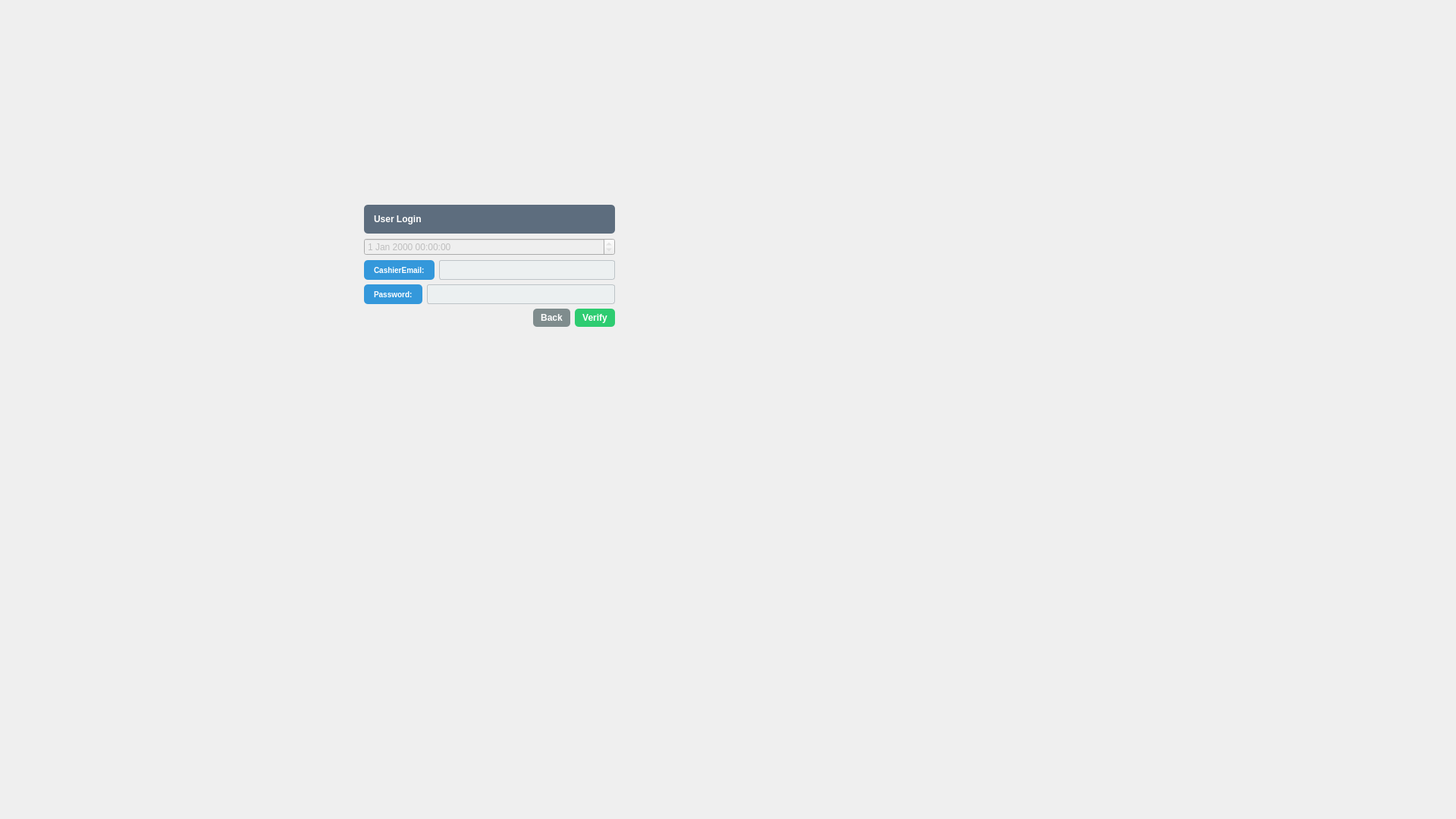
<?xml version="1.0" encoding="UTF-8"?>
<ui version="4.0">
 <class>UserLogin</class>
 <widget class="QDialog" name="UserLogin">
  <property name="geometry">
   <rect>
    <x>0</x>
    <y>0</y>
    <width>1920</width>
    <height>1080</height>
   </rect>
  </property>
  <property name="sizePolicy">
   <sizepolicy hsizetype="Expanding" vsizetype="Expanding">
    <horstretch>0</horstretch>
    <verstretch>0</verstretch>
   </sizepolicy>
  </property>
  <property name="minimumSize">
   <size>
    <width>300</width>
    <height>300</height>
   </size>
  </property>
  <property name="maximumSize">
   <size>
    <width>1920</width>
    <height>1080</height>
   </size>
  </property>
  <property name="windowTitle">
   <string>Dialog</string>
  </property>
  <property name="styleSheet">
   <string notr="true">background: qlineargradient(spread:pad, x1:0, y1:0, x2:1, y2:1,
                            stop:0 #e3f2fd, stop:1 #bbdefb);
</string>
  </property>
  <widget class="QWidget" name="layoutWidget">
   <property name="geometry">
    <rect>
     <x>480</x>
     <y>270</y>
     <width>331</width>
     <height>161</height>
    </rect>
   </property>
   <layout class="QVBoxLayout" name="verticalLayout">
    <item>
     <widget class="QLabel" name="label">
      <property name="styleSheet">
       <string notr="true">

QLabel {
background-color:#5D6D7E;  /* Medium gray */
color: white;

    border-radius: 5px;
    padding: 5px 10px;
font-size: 12px;
    font-weight: bold;
}
</string>
      </property>
      <property name="text">
       <string>User Login</string>
      </property>
     </widget>
    </item>
    <item>
     <widget class="QDateTimeEdit" name="dateTimeEdit">
      <property name="enabled">
       <bool>false</bool>
      </property>
      <property name="readOnly">
       <bool>true</bool>
      </property>
      <property name="keyboardTracking">
       <bool>true</bool>
      </property>
     </widget>
    </item>
    <item>
     <layout class="QHBoxLayout" name="horizontalLayout_3">
      <item>
       <widget class="QLabel" name="label_2_loginuseremail">
        <property name="styleSheet">
         <string notr="true">
QLabel {
background-color: #3498DB;  /* Medium gray */
color: white;

    border-radius: 5px;
    padding: 5px 10px;
font-size: 10px;
    font-weight: bold;
}
</string>
        </property>
        <property name="text">
         <string>CashierEmail:</string>
        </property>
       </widget>
      </item>
      <item>
       <widget class="QLineEdit" name="lineEdit">
        <property name="styleSheet">
         <string notr="true">QLineEdit {
    background-color: #ECF0F1;
    color: #2C3E50;
    border: 1px solid #BDC3C7;
    border-radius: 3px;
    padding: 2px 4px;
    font-size: 12px;
    min-height: 20px; /* reduce height */
}

QLineEdit:focus {
    border: 1px solid #3498DB;
    background-color: #FFFFFF;
}

QLineEdit::placeholder {
    color: #95A5A6;
    font-style: italic;
}
</string>
        </property>
       </widget>
      </item>
     </layout>
    </item>
    <item>
     <layout class="QHBoxLayout" name="horizontalLayout_2">
      <item>
       <widget class="QLabel" name="label_3_loginuserpassword">
        <property name="styleSheet">
         <string notr="true">
QLabel {
background-color: #3498DB;  /* Medium gray */
color: white;

    border-radius: 5px;
    padding: 5px 10px;
font-size: 10px;
    font-weight: bold;
}
</string>
        </property>
        <property name="text">
         <string>Password:</string>
        </property>
       </widget>
      </item>
      <item>
       <widget class="QLineEdit" name="lineEdit_2">
        <property name="styleSheet">
         <string notr="true">QLineEdit {
    background-color: #ECF0F1;
    color: #2C3E50;
    border: 1px solid #BDC3C7;
    border-radius: 3px;
    padding: 2px 4px;
    font-size: 12px;
    min-height: 20px; /* reduce height */
}

QLineEdit:focus {
    border: 1px solid #3498DB;
    background-color: #FFFFFF;
}

QLineEdit::placeholder {
    color: #95A5A6;
    font-style: italic;
}
</string>
        </property>
        <property name="echoMode">
         <enum>QLineEdit::EchoMode::Password</enum>
        </property>
       </widget>
      </item>
     </layout>
    </item>
    <item>
     <layout class="QHBoxLayout" name="horizontalLayout">
      <item>
       <spacer name="horizontalSpacer">
        <property name="orientation">
         <enum>Qt::Orientation::Horizontal</enum>
        </property>
        <property name="sizeHint" stdset="0">
         <size>
          <width>40</width>
          <height>20</height>
         </size>
        </property>
       </spacer>
      </item>
      <item>
       <widget class="QPushButton" name="pushButton_signinback_2">
        <property name="styleSheet">
         <string notr="true">QPushButton {
background-color: #7F8C8D;  /* Medium gray */
color: white;
 font-weight: bold;
    border-radius: 5px;
    padding: 5px 10px;
}

QPushButton:hover {
background-color: #626567;  /* Darker gray */

}
</string>
        </property>
        <property name="text">
         <string>Back</string>
        </property>
        <property name="icon">
         <iconset theme="QIcon::ThemeIcon::GoPrevious"/>
        </property>
        <property name="iconSize">
         <size>
          <width>14</width>
          <height>14</height>
         </size>
        </property>
        <property name="autoDefault">
         <bool>false</bool>
        </property>
       </widget>
      </item>
      <item>
       <widget class="QPushButton" name="pushButton">
        <property name="styleSheet">
         <string notr="true">QPushButton {
 background-color: #27AE60;  /* Emerald green */
    background-color: #2ECC71;  /* Light green */
    color: white;
 font-weight: bold;
    border-radius: 5px;
    padding: 5px 10px;
}

QPushButton:hover {
background-color: #1E8449;  /* Darker shade of emerald green */

}
</string>
        </property>
        <property name="text">
         <string>Verify</string>
        </property>
        <property name="icon">
         <iconset theme="QIcon::ThemeIcon::EditFind"/>
        </property>
        <property name="iconSize">
         <size>
          <width>14</width>
          <height>14</height>
         </size>
        </property>
        <property name="autoDefault">
         <bool>false</bool>
        </property>
       </widget>
      </item>
     </layout>
    </item>
   </layout>
  </widget>
 </widget>
 <resources/>
 <connections/>
</ui>
